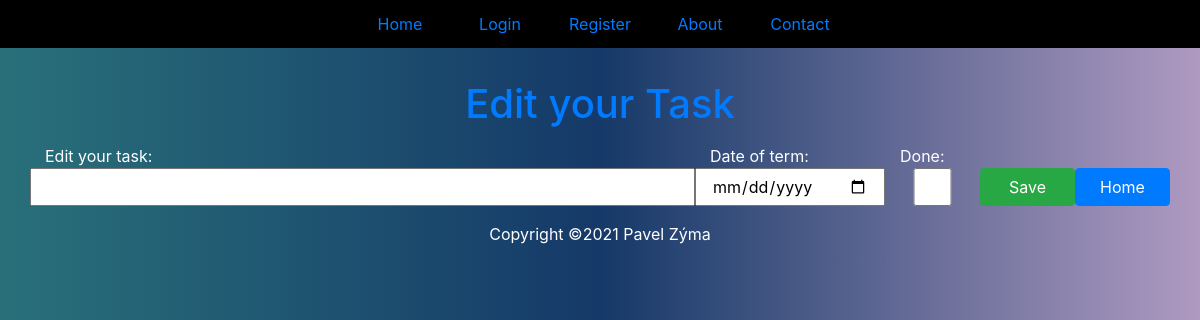
Before: /edit?id=23 with the older database file.
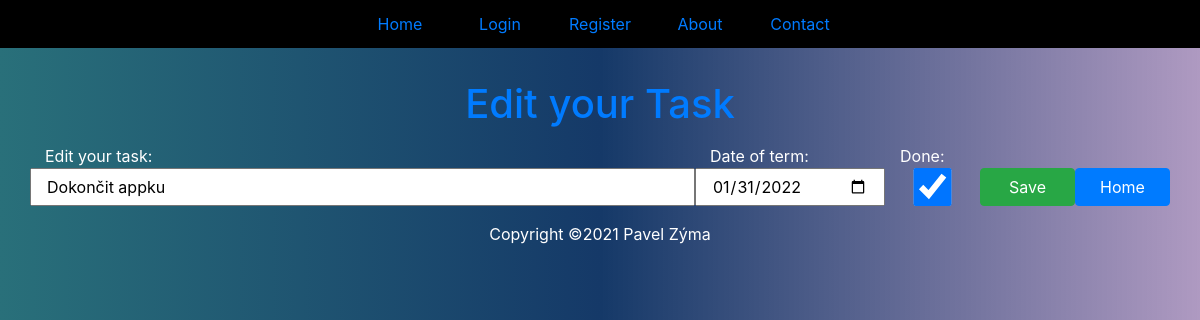
After: the same page with the newer database file.
### tables this page shows
CREATE TABLE "tasks" (
	"id"	INTEGER,
	"task"	TEXT,
	"execdate"	NUMERIC,
	"ok"	INTEGER,
	"user_id"	INTEGER,
	PRIMARY KEY("id" AUTOINCREMENT)
);

### app.py (the view)
@app.route("/edit")
def edit():
    if request.args.get("submit") == "Save":
        id = request.args.get("id")
        task = request.args.get("task")
        execdate =  request.args.get("date")
        done = request.args.get("done")
        if done !="1":
            done=0
        create_db.update_record(id,task,execdate,done)
        return redirect(url_for("todolist"))
    else:
        id=request.args.get("id")
        record=create_db.get_one_record(id)
        return render_template("edit.html",record=record)

### package/create_db.py (called while the page is built)
def get_one_record(a):
    con=sqlite3.connect("package/db/todolist.db")
    cur=con.cursor()
    sql="SELECT * FROM tasks WHERE id=?"
    cur.execute(sql,(a,))
    record=cur.fetchone()
    con.close()
    return record

### templates/edit.html (shortened to what this page needs)
{% extends "base.html" %}
	{% block content %}
	<p><h1 class="text-center text-primary" style="margin-top: 80px;">Edit your Task</h1></p>
	<div class="container">
		<div class="row">
			<div class="col-md-7 text-white">Edit your task:</div>
			<div class="col-md-2 text-white">Date of term:</div>
			<div class="col-md-2 text-white">Done:</div>
		</div>
		<form action="/edit">
			<div class="row">
				<input type="text" value="{{ record[1] }}" name="task"  class="col-md-7">
				<input type="date" value="{{ record[2] }}" name="date" class="col-md-2">
				{% if record[3]==1 %}
  					<input type="checkbox" name="done" value=1   checked id="checkbox"  class="form-control col-md-1">
  				{% else %}
  					<input type="checkbox" name="done" value=0  id="checkbox" class="form-control col-md-1">
  				{% endif %}
				<input type="submit" name="submit" value="Save" class="col-md-1 btn btn-success">
				<a href="/" name="home" class="col-md-1 btn btn-primary">Home</a>
			</div>
		</form>
	</div>
	{% endblock %}

Changed rows visible on the page:
added tasks: task "Dokončit appku", date "01/31/2022"
Other visible differences:
form field done: (not shown) → "☑"
form field done: "☐" → (not shown)
